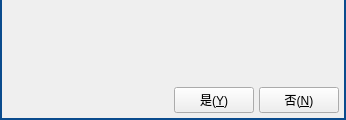
<?xml version="1.0" encoding="UTF-8"?>
<ui version="4.0">
 <class>MessageDialog</class>
 <widget class="QWidget" name="MessageDialog">
  <property name="geometry">
   <rect>
    <x>0</x>
    <y>0</y>
    <width>346</width>
    <height>120</height>
   </rect>
  </property>
  <property name="windowTitle">
   <string>MessageDialog</string>
  </property>
  <property name="styleSheet">
   <string notr="true">#MessageDialog{
	border: 2px solid #0A4B8D;
	border-top:none;
}

#pCenterWidget{
	border: none;
}

#pCommandWidget{
	border: none;
	
}</string>
  </property>
  <layout class="QGridLayout" name="gridLayout_2">
   <property name="leftMargin">
    <number>2</number>
   </property>
   <property name="topMargin">
    <number>0</number>
   </property>
   <property name="rightMargin">
    <number>2</number>
   </property>
   <property name="bottomMargin">
    <number>2</number>
   </property>
   <property name="spacing">
    <number>0</number>
   </property>
   <item row="0" column="0">
    <widget class="QWidget" name="pCenterWidget" native="true">
     <layout class="QGridLayout" name="gridLayout_3">
      <item row="0" column="0">
       <widget class="QLabel" name="pMessageLabel">
        <property name="font">
         <font>
          <family>微软雅黑</family>
         </font>
        </property>
        <property name="text">
         <string/>
        </property>
        <property name="alignment">
         <set>Qt::AlignCenter</set>
        </property>
        <property name="wordWrap">
         <bool>true</bool>
        </property>
       </widget>
      </item>
     </layout>
    </widget>
   </item>
   <item row="1" column="0">
    <widget class="QWidget" name="pCommandWidget" native="true">
     <property name="sizePolicy">
      <sizepolicy hsizetype="Preferred" vsizetype="Fixed">
       <horstretch>0</horstretch>
       <verstretch>0</verstretch>
      </sizepolicy>
     </property>
     <property name="minimumSize">
      <size>
       <width>0</width>
       <height>35</height>
      </size>
     </property>
     <property name="maximumSize">
      <size>
       <width>16777215</width>
       <height>35</height>
      </size>
     </property>
     <layout class="QGridLayout" name="gridLayout">
      <property name="leftMargin">
       <number>5</number>
      </property>
      <property name="topMargin">
       <number>0</number>
      </property>
      <property name="rightMargin">
       <number>5</number>
      </property>
      <property name="bottomMargin">
       <number>0</number>
      </property>
      <property name="spacing">
       <number>5</number>
      </property>
      <item row="0" column="0">
       <spacer name="horizontalSpacer">
        <property name="orientation">
         <enum>Qt::Horizontal</enum>
        </property>
        <property name="sizeHint" stdset="0">
         <size>
          <width>223</width>
          <height>20</height>
         </size>
        </property>
       </spacer>
      </item>
      <item row="0" column="1">
       <widget class="QPushButton" name="pAcceptBtn">
        <property name="text">
         <string>是(&amp;Y)</string>
        </property>
        <property name="checkable">
         <bool>false</bool>
        </property>
       </widget>
      </item>
      <item row="0" column="2">
       <widget class="QPushButton" name="pRejectBtn">
        <property name="text">
         <string>否(&amp;N)</string>
        </property>
        <property name="checkable">
         <bool>false</bool>
        </property>
       </widget>
      </item>
     </layout>
    </widget>
   </item>
  </layout>
 </widget>
 <layoutdefault spacing="6" margin="11"/>
 <resources/>
 <connections/>
</ui>
